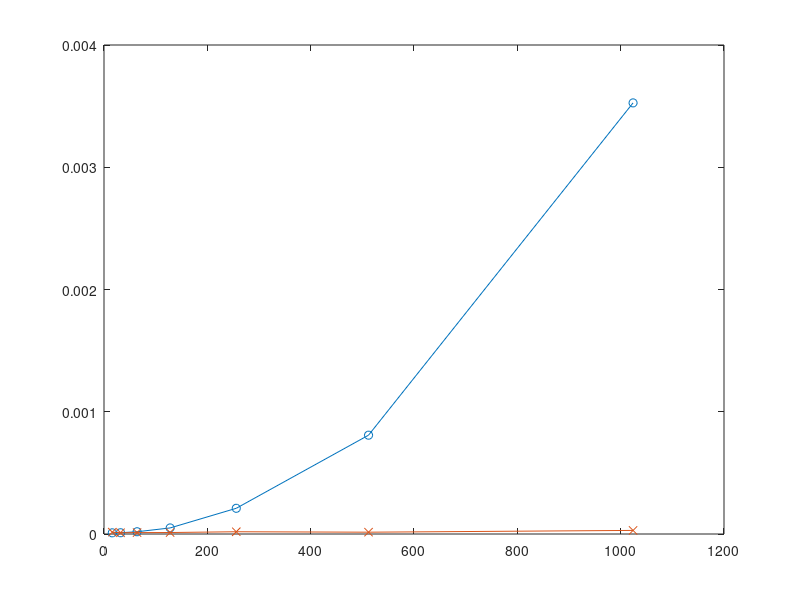

Source code (MATLAB):
N_range = [16 32 64 128 256 512 1024];

results_1 = zeros(size(N_range));
results_2 = zeros(size(N_range));
for i = 1:size(N_range,2)
    N = N_range(i);
    F=exp(-2*pi*1i*(0:N-1)'*(0:N-1)/N);
    
    temp = zeros(1,100);
    for k=1:100
        tic; 
        F * rand(N,1);
        temp(k) = toc;
    end
    results_1(i) = sum(temp) / 100;
    
    
    for k=1:100
        tic; 
        fft(rand(N,1));
        temp(k) = toc;
    end
    results_2(i) = sum(temp) / 100;
end

plot(N_range, results_1, '-o', N_range, results_2, '-x')
